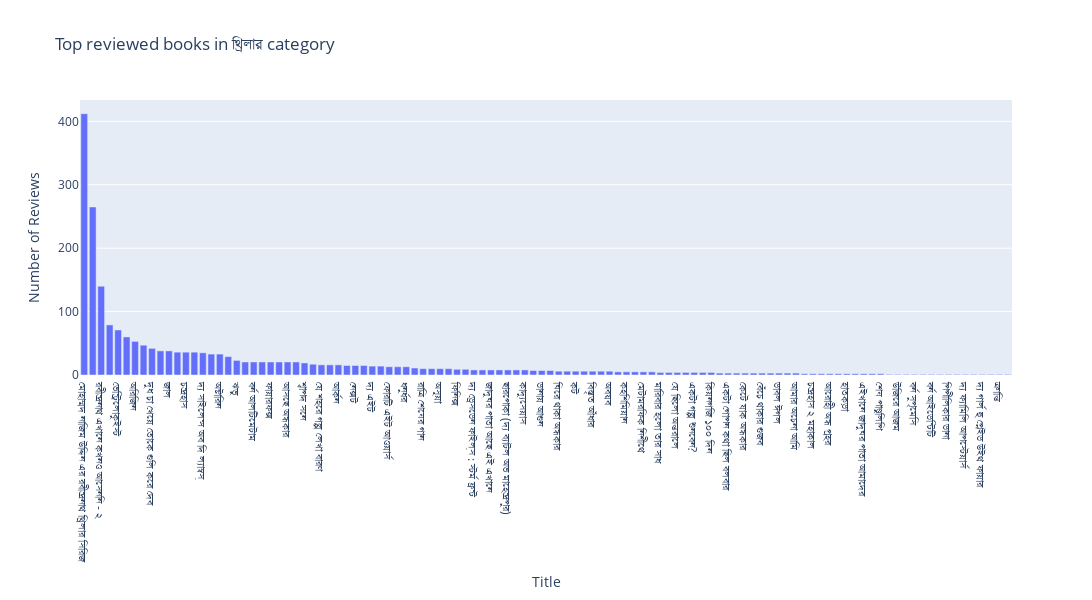

The notebook cell saved with this chart:
### Markdown cell above
<h4 align="center"> Top reviewed books in থ্রিলার category</h4>

### Code cell
# Top reviewed books in থ্রিলার category
category_stats = df[df['Category'] == 'থ্রিলার']
title_reveiew_stat = category_stats.groupby('Title')['Number of Reviews'].mean().reset_index()
highest_title_reveiew_stat = title_reveiew_stat.sort_values(by='Number of Reviews', ascending=False)

# Plotting using Plotly
fig = px.bar(highest_title_reveiew_stat, x='Title', y='Number of Reviews',
             title='Top reviewed books in থ্রিলার category',
             labels={'Title': 'Title', 'Number of Reviews': 'Number of Reviews'})

# Adjust the figure size
fig.update_layout(
    width=1300,  # Set the width of the figure
    height=600   # Set the height of the figure
)
fig.show()

### Figure 1 — Plotly figure (JSON) as saved in the notebook; plotly's stock layout.template omitted (floating-point values rounded to 4 significant figures)
{"data": [{"alignmentgroup": "True", "hovertemplate": "Title=%{x}<br>Number of Reviews=%{y}<extra></extra>", "legendgroup": "", "marker": {"color": "#636efa", "pattern": {"shape": ""}}, "name": "", "offsetgroup": "", "orientation": "v", "showlegend": false, "textposition": "auto", "type": "bar", "x": ["মোহাম্মদ নাজিম উদ্দিন এর রবীন্দ্রনাথ থ্রিলার সিরিজ", "রবীন্দ্রনাথ এখানে কখনও - খেতে আসেননি", "রবীন্দ্রনাথ এখানে কখনও আসেননি - ২", "নেমেসিস", "ভেন্ট্রিলোকুইস্ট", "কন্ট্রাক্ট", "অরিজিন", "১৯৫২ : নিছক কোন সংখ্যা নয়.....", "দুধ চা খেয়ে তোকে গুলি করে দেব", "নেক্সাস", "জাল", "পেন্ডুলাম", "চন্দ্রহাস", "করাচি", "দ্য সাইলেন্স অব দি ল্যাম্বস্", "কনফেশন", "অক্টারিন", "মিথস্ক্রিয়া", "ঋভু", "ম্যাক্সিমাম রাইড দ্যা অ্যাঞ্জেল এক্সপেরিমেন্ট", "বর্ন আলটিমেটাম", "বীরভূমির বজ্র রহস্য", "ফায়ারফক্স", "সাইকো থৃলার : রক্তহিম", "আসছে অন্ধকার", "অন্তর্দৃষ্টি", "শ্বাপদ সনে", "হার না মানা অন্ধকার", "যে শহরে গল্প লেখা বারণ", "তমিস্রা", "আর্কন", "নিখোঁজকাব্য", "নেক্সট", "বাজিকর", "দ্য এইট", "অন্ধ জাদুকর", "ফোরটি এইট আওয়ার্স", "তিন বাহু দশ মুখ", "ধনুর্ধর", "মৃগতৃষা", "রাত্রি শেষের গান", "সপ্তশ", "অসূয়া", "তিন ডাহুক", "ফিনিক্স", "বাজি", "দ্য ড্রেসডেন ফাইল্স : স্টর্ম ফ্রন্ট", "থৃলার গল্প সংকলন", "জাদুঘর পাতা আছে এই এখানে", "আলবা নেরা", "ছারপোকা (দ্য ব্যাটল অভ মাহেন্দ্রপুর)", "অগোচরা", "কাদ্যুসেয়াস", "আর আমি হবো ধ্বংসতারা", "ডানায় আগুন", "সার্কেল", "ঘিরে থাকা অন্ধকার", "একটি খুনের নেপথ্যে", "কট", "অনার্য দেব", "বিস্তৃত আঁধার", "দিন শেষে/কেটজালকোয়াটল ও সৃষ্টিবিনাশ রহস্য", "অবয়ব", "অন্ধ জাদুকর : প্রলয় হুঙ্কার", "কহশিমিয়ান", "কসমোজাহি", "মেটামরফিক নিশীথে", "সিসিফাসে বন্দি", "মারিবার হলো তার সাধ", "নিছক গল্প কিংবা আখ্যান", "যে ছিলো অন্তরালে", "আধিব্যাধি", "একটা গল্প শুনবেন?", "ডার্কলি ড্রিমিং ডেক্সটার", "কিয়নগজি ১০০ দিন", "অস্পৃশ্যতা", "একটা গোপন কথা ছিল বলবার", "এ্যাবসলিউট পাওয়ার", "কেটে যাক অন্ধকার", "মনসা", "বেঁচে থাকার গুজব", "বাজিমাত", "ডাবল ঈগল", "থৃলার গল্পসঙ্কলন -৪", "আমার অচেনা আমি", "জলতরঙ্গ", "চন্দ্রহাস ২ মহাকাল", "বেয়াত্রিচ", "আরোহী অন্ধ প্রহর", "ডগমা", "হাতকড়া", "কাঠগড়া", "এইখানে জাদুঘর পাতা আমাদের", "যুগলবন্দি", "শেষ পাণ্ডুলিপি", "শখের করাত", "উজিরে আজম", "মাস্টার প্ল্যান", "বর্ন সুপৃমেসি", "বর্ন লিগ্যাসি", "বর্ন আইডেন্টিটি", "প্রটেক্ট অ্যান্ড ডিফেন্ড", "পিপীলিকার ডানা", "নিত্য মাইডাস", "দ্য ফ্যামিলি আপস্টেয়ার্স", "দ্য প্যারাগন", "দ্য গার্ল হু প্লেইড উইথ ফায়ার", "ডগস অব ওয়ার", "ক্রান্তি", "দ্য কনফেসর"], "xaxis": "x", "y": [412, 265, 140, 79, 71, 60, 53, 47, 42, 38, 38, 36, 36, 36, 35, 33, 33, 29, 23, 20.55, 20.55, 20.55, 20.55, 20.55, 20.55, 20.55, 19, 17, 16, 16, 16, 15, 15, 15, 14, 14, 13, 13, 13, 11, 10, 10, 10, 10, 9, 9, 8, 8, 8, 8, 8, 8, 8, 7, 7, 7, 6, 6, 6, 6, 6, 6, 6, 5, 5, 5, 5, 5, 4, 4, 4, 4, 4, 4, 4, 3, 3, 3, 3, 3, 3, 3, 3, 3, 3, 2, 2, 2, 2, 2, 2, 2, 2, 2, 2, 1, 1, 1, 1, 1, 1, 1, 1, 1, 1, 1, 1, 1, 1, 1], "yaxis": "y"}], "layout": {"barmode": "relative", "height": 600, "legend": {"tracegroupgap": 0}, "title": {"text": "Top reviewed books in থ্রিলার category"}, "width": 1300, "xaxis": {"anchor": "y", "domain": [0, 1], "title": {"text": "Title"}}, "yaxis": {"anchor": "x", "domain": [0, 1], "title": {"text": "Number of Reviews"}}}}
